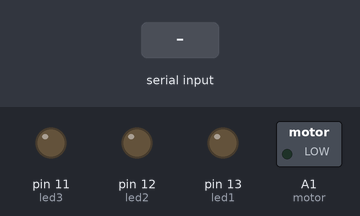
Recording of a sketch running on a simulated Arduino Uno, built with avr-gcc and run on an emulated ATmega328P. Parts: switched loads named in the sketch (green lamp = pin HIGH), output pins drawn as LEDs (lit = HIGH). Inputs (shaded band) come from the test bench. What the sketch prints to the serial monitor is not drawn.

Above: at 1.2 s.
1.3 s: "1" received over Serial
At 2.4 s:
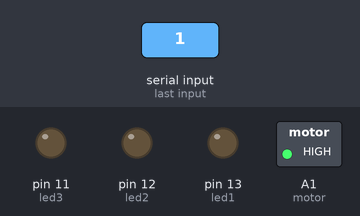
2.8 s: byte 6 (6) received over Serial
At 3.6 s:
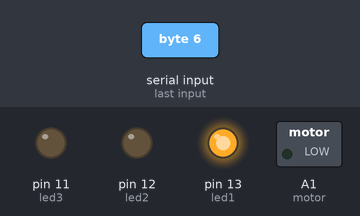
4.3 s: byte 7 (7) received over Serial
At 4.7 s:
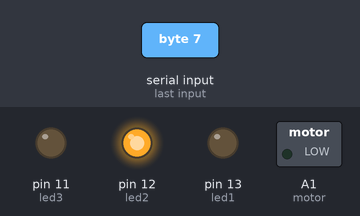
5.8 s: byte 5 (5) received over Serial
At 7.0 s:
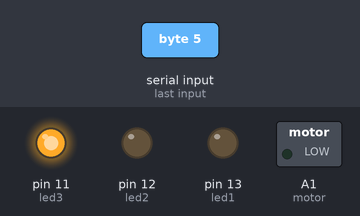
7.3 s: "0" received over Serial
At 8.2 s:
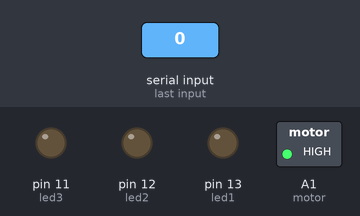
Timing chart, 0 to 9.8 s (numbered marks = the images above; inputs shaded):
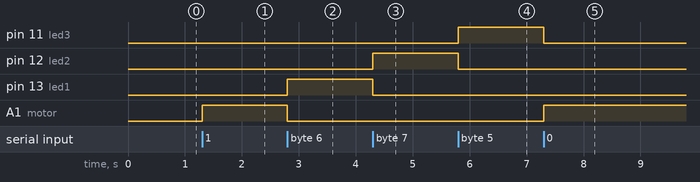

Measured:
- after the input at 1.3 s, A1 (motor): LOW → HIGH at once
- after the input at 2.8 s, pin 13 (led1): LOW → HIGH at once; A1 (motor): HIGH → LOW at once
- after the input at 4.3 s, pin 12 (led2): LOW → HIGH at once; pin 13 (led1): HIGH → LOW at once
- after the input at 5.8 s, pin 11 (led3): LOW → HIGH at once; pin 12 (led2): HIGH → LOW at once
- after the input at 7.3 s, pin 11 (led3): HIGH → LOW at once; A1 (motor): LOW → HIGH at once

The sketch:

VIKI_Proto_ino.ino
```cpp
int led1 = 13;
int led2 = 12;
int led3 = 11;
int motor = A1;
int in;

void setup()
{
  Serial.begin (9600);
  pinMode (led1, OUTPUT);
  pinMode (led2, OUTPUT);
  pinMode (led3, OUTPUT);
  pinMode (motor, OUTPUT);
}

void loop()
{
  if (Serial.available())
  {
    in = Serial.read();
    Serial.print (in);
    if (in == 6)
    {
      digitalWrite (led1, HIGH);
      digitalWrite (led2, LOW);
      digitalWrite (led3, LOW);
      analogWrite (motor, 0);
    }
    else if (in == 7)
    {
      digitalWrite (led2, HIGH);
      digitalWrite (led1, LOW);
      digitalWrite (led3, LOW);
      analogWrite (motor, 0);
    }
    else if (in == 5)
    {
      digitalWrite (led3, HIGH);
      digitalWrite (led2, LOW);
      digitalWrite (led1, LOW);
      analogWrite (motor, 0);
    }
    else
    {
      analogWrite (motor, 255);
      digitalWrite (led3, LOW);
      digitalWrite (led2, LOW);
      digitalWrite (led1, LOW);
    }
  }
}
```
